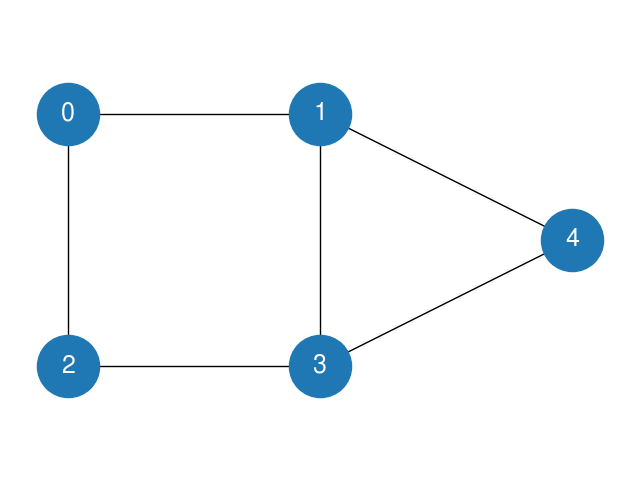

Source code (Python):
import networkx as nx
import matplotlib.pyplot as plt

edges = [
    [0, 1],
    [0, 2],
    [1, 4],
    [1, 3],
    [2, 3],
    [3, 4],
]

g = nx.from_edgelist(edges)

fig = plt.figure()
ax = fig.add_subplot(1, 1, 1)
pos = {
    0: (0.0, 0.0),
    1: (1.0, 0.0),
    2: (0.0, -1.0),
    3: (1.0, -1.0),
    4: (2.0, -0.5),
}
nx.draw(
    g, ax=ax, pos=pos, 
    node_size=2e3, 
    with_labels=True, 
    font_color='w',
    font_family='FreeSans',
    font_size=18,
)
ax.axis('equal')
fig.tight_layout()
plt.savefig('sample_network.png')
#plt.show()
